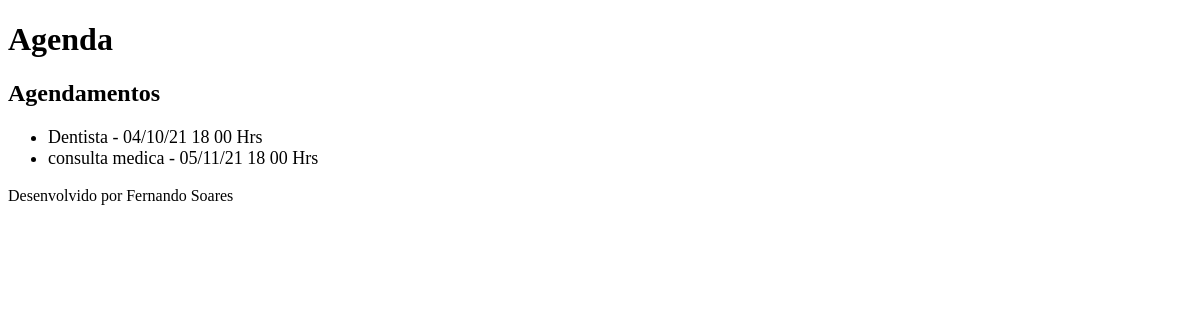
/agenda/, run on an earlier commit of the app's database.
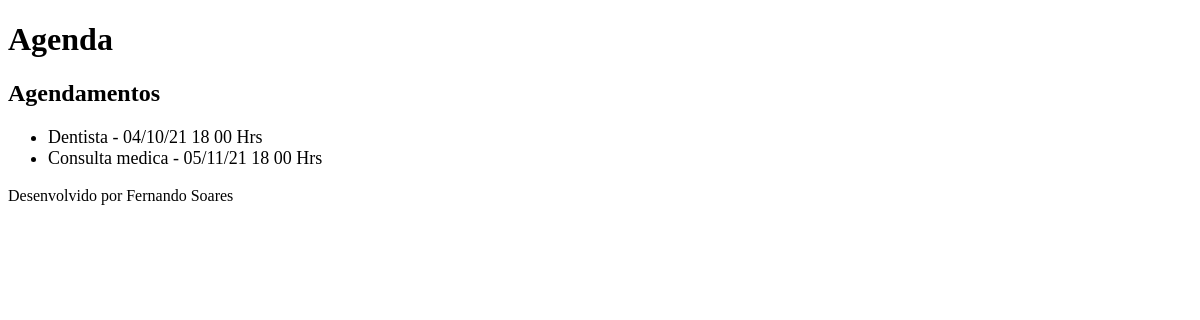
And on a later commit of the database.
### core/models.py (models this page shows, shortened)
class Evento(models.Model):
    titulo = models.CharField(max_length = 100)
    descricao = models.TextField(blank=True, null=True)
    data_evento = models.DateTimeField(verbose_name='Data do evento')
    data_criacao = models.DateTimeField(auto_now=True)#Sempre que for inserido
    usuario = models.ForeignKey(User, on_delete= models.CASCADE)
    class Meta:
        db_table = 'evento'#Define o nome da tabela. se nao for definico,
    def get_data_evento(self):
        return self.data_evento.strftime('%d/%m/%y %H %M Hrs')

### core/views.py (the view)
# urls.py: path('agenda/', views.lista_eventos),
def lista_eventos(request):
    evento = Evento.objects.all
    dados = {'eventos':evento}
    return render(request, 'agenda.html', dados)

### templates/agenda.html
{% extends "model-page.html" %}
{% block content %}
    <h2>Agendamentos</h2>
    <ul style="font-size: 18px">
        {% for evento in eventos %}
            <li>{{ evento.titulo }} - {{ evento.get_data_evento }}</li>
        {% endfor %}
    </ul>
{% endblock %}

What changed in the data, as far as the page shows it:
changed Evento "05/11/21 18 00 Hrs": titulo "consulta medica" → "Consulta medica"
